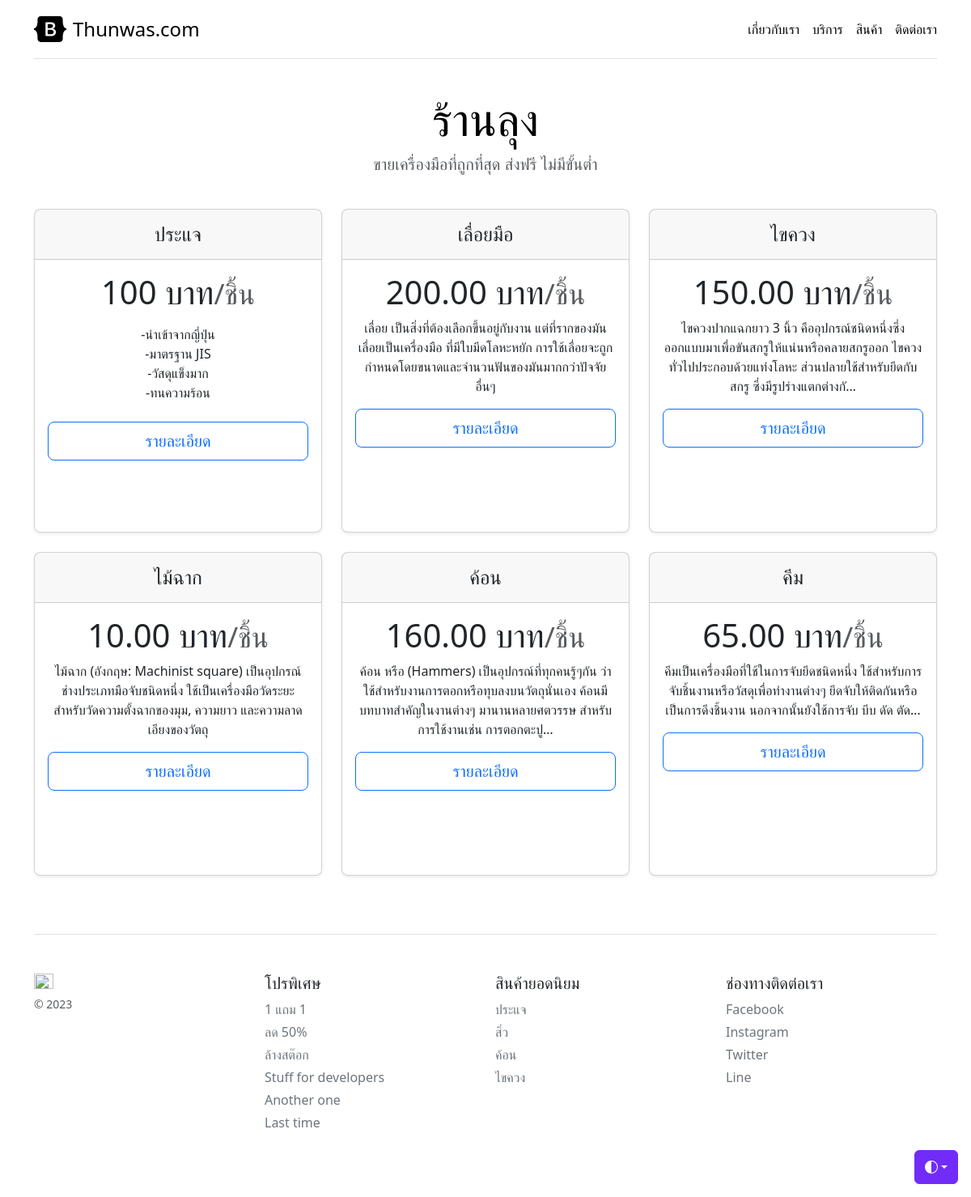
The page / on the database its author committed.
### myapp/models.py (models this page shows, shortened)
class Product(models.Model):
    name = models.CharField(max_length=255)
    price = models.DecimalField(max_digits=10, decimal_places=2, default=10)
    description = models.TextField(null=True, blank=True)
    image = models.ImageField(upload_to='product_images/', null=True, blank=True)
    created_at = models.DateTimeField(auto_now_add=True)
    updated_at = models.DateTimeField(auto_now=True)

### myapp/views.py (the view)
# urls.py: path('',  Homepage, name='home'), # localhost:8000
def Homepage(request):
    product = Product.objects.all()
    context = {'product':product}
    return render(request,'myapp/home.html',context)

### myapp/template/myapp/home.html (shortened to what this page needs)
{% extends 'myapp/base.html' %}
{% block content %}
<div class="pricing-header p-3 pb-md-4 mx-auto text-center">
    <h1 class="display-4 fw-normal text-body-emphasis">ร้านลุง</h1>
    <p class="fs-5 text-body-secondary">ขายเครื่องมือที่ถูกที่สุด ส่งฟรี ไม่มีขั้นต่ำ</p>
  </div>
<div class="row row-cols-1 row-cols-md-3 mb-3 text-center">
    <div class="col">
      <div class="card mb-4 rounded-3 shadow-sm"style="height: 400px; margin-bottom:15px;">
        <div class="card-header py-3">
          <h4 class="my-0 fw-normal">ประแจ</h4>
        </div>
        <div class="card-body">
          <h1 class="card-title pricing-card-title">100 บาท<small class="text-body-secondary fw-light">/ชิ้น</small></h1>
          <ul class="list-unstyled mt-3 mb-4">
            <li>-นำเข้าจากญี่ปุ่น</li>
            <li>-มาตรฐาน JIS</li>
            <li>-วัสดุแข็งมาก</li>
            <li>-ทนความร้อน</li>
          </ul>
          <button type="button" class="w-100 btn btn-lg btn-outline-primary">รายละเอียด</button>
        </div>
      </div>
    </div>
    {% for pd in product %}
    <div class="col">
        <div class="card mb-4 rounded-3 shadow-sm"style="height: 400px; margin-bottom:15px;">
          <div class="card-header py-3">
            <h4 class="my-0 fw-normal">{{pd.name}}</h4>
          </div>
          <div class="card-body">
            <h1 class="card-title pricing-card-title">{{pd.price}} บาท<small class="text-body-secondary fw-light">/ชิ้น</small></h1>
            <p>{{pd.description|truncatechars:150}}</p>
            <button type="button" class="w-100 btn btn-lg btn-outline-primary">รายละเอียด</button>
          </div>
        </div>
      </div>
      {% endfor %}
  </div>
{% endblock content %}

### myapp/template/myapp/base.html (shortened to what this page needs)
<!doctype html>
<html lang="en" data-bs-theme="auto">
  <head><script src="https://getbootstrap.com/docs/5.3/assets/js/color-modes.js"></script>
    <link rel="stylesheet" href="https://cdn.jsdelivr.net/npm/@docsearch/css@3">
<link href="https://getbootstrap.com/docs/5.3/dist/css/bootstrap.min.css" rel="stylesheet">
    <link href="https://getbootstrap.com/docs/5.3/examples/pricing/pricing.css" rel="stylesheet">
  </head>
  <body>
    <div class="dropdown position-fixed bottom-0 end-0 mb-3 me-3 bd-mode-toggle">
      <button class="btn btn-bd-primary py-2 dropdown-toggle d-flex align-items-center"
              id="bd-theme"
              type="button"
              aria-expanded="false"
              data-bs-toggle="dropdown"
              aria-label="Toggle theme (auto)">
        <svg class="bi my-1 theme-icon-active" width="1em" height="1em"><use href="#circle-half"></use></svg>
      </button>
    </div>
<div class="container py-3">
  <header>
    <div class="d-flex flex-column flex-md-row align-items-center pb-3 mb-4 border-bottom">
      <a href="{% url 'home' %}" class="d-flex align-items-center link-body-emphasis text-decoration-none">
        <span class="fs-4">Thunwas.com</span>
      </a>
      <nav class="d-inline-flex mt-2 mt-md-0 ms-md-auto">
        <a class="me-3 py-2 link-body-emphasis text-decoration-none" href="{% url 'about' %}">เกี่ยวกับเรา</a>
        <a class="me-3 py-2 link-body-emphasis text-decoration-none" href="{% url 'service' %}">บริการ</a>
        <a class="me-3 py-2 link-body-emphasis text-decoration-none" href="{% url 'products' %}">สินค้า</a>
        <a class="py-2 link-body-emphasis text-decoration-none" href="{% url 'contact' %}">ติดต่อเรา</a>
      </nav>
    </div>
  </header>
  <main>
    {% block content %}{% endblock content %}
  </main>
  <footer class="pt-4 my-md-5 pt-md-5 border-top">
    <div class="row">
      <div class="col-12 col-md">
        <img class="mb-2" src="https://getbootstrap.com/docs/5.3/assets/brand/bootstrap-logo.svg" alt="" width="24" height="19">
        <small class="d-block mb-3 text-body-secondary">&copy; 2023</small>
      </div>
      <div class="col-6 col-md">
        <h5>โปรพิเศษ</h5>
        <ul class="list-unstyled text-small">
          <li class="mb-1"><a class="link-secondary text-decoration-none" href="#">1 แถม 1</a></li>
          <li class="mb-1"><a class="link-secondary text-decoration-none" href="#">ลด 50%</a></li>
          <li class="mb-1"><a class="link-secondary text-decoration-none" href="#">ล้างสต๊อก</a></li>
          <li class="mb-1"><a class="link-secondary text-decoration-none" href="#">Stuff for developers</a></li>
          <li class="mb-1"><a class="link-secondary text-decoration-none" href="#">Another one</a></li>
          <li class="mb-1"><a class="link-secondary text-decoration-none" href="#">Last time</a></li>
        </ul>
      </div>
      <div class="col-6 col-md">
        <h5>สินค้ายอดนิยม</h5>
        <ul class="list-unstyled text-small">
          <li class="mb-1"><a class="link-secondary text-decoration-none" href="#">ประแจ</a></li>
          <li class="mb-1"><a class="link-secondary text-decoration-none" href="#">สิ่ว</a></li>
          <li class="mb-1"><a class="link-secondary text-decoration-none" href="#">ค้อน</a></li>
          <li class="mb-1"><a class="link-secondary text-decoration-none" href="#">ไขควง</a></li>
        </ul>
      </div>
      <div class="col-6 col-md">
        <h5>ช่องทางติดต่อเรา</h5>
        <ul class="list-unstyled text-small">
          <li class="mb-1"><a class="link-secondary text-decoration-none" href="#">Facebook</a></li>
          <li class="mb-1"><a class="link-secondary text-decoration-none" href="#">Instagram</a></li>
          <li class="mb-1"><a class="link-secondary text-decoration-none" href="#">Twitter</a></li>
          <li class="mb-1"><a class="link-secondary text-decoration-none" href="#">Line</a></li>
        </ul>
      </div>
    </div>
  </footer>
</div>
    </body>
</html>

### myapp/template/myapp/base.html (style rules this page uses)
.bi { vertical-align: -.125em; fill: currentColor; }
.btn-bd-primary { --bd-violet-bg: #712cf9; --bd-violet-rgb: 112.520718, 44.062154, 249.437846; --bs-btn-font-weight: 600; --bs-btn-color: var(--bs-white); --bs-btn-bg: var(--bd-violet-bg); --bs-btn-border-color: var(--bd-violet-bg); --bs-btn-hover-color: var(--bs-white); --bs-btn-hover-bg: #6528e0; --bs-btn-hover-border-color: #6528e0; --bs-btn-focus-shadow-rgb: var(--bd-violet-rgb); --bs-btn-active-color: var(--bs-btn-hover-color); --bs-btn-active-bg: #5a23c8; --bs-btn-active-border-color: #5a23c8; }
.bd-mode-toggle { z-index: 1500; }

### rows shown on the page
Product: name "เลื่อยมือ", price "200.00", description "เลื่อย เป็นสิ่งที่ต้องเลือกขึ้นอยู่กับงาน แต่ที่รากของมัน เลื่อยเป็นเครื่องมือ ที่มีใบมีดโลหะหยัก การใช้เลื่อยจะถูกกำหนดโดยขนาดและจำนวนฟันของมันมากกว่าปัจจัยอื่นๆ"
Product: name "ไขควง", price "150.00", description "ไขควงปากแฉกยาว 3 นิ้ว คืออุปกรณ์ชนิดหนึ่งซึ่งออกแบบมาเพื่อขันสกรูให้แน่นหรือคลายสกรูออก ไขควงทั่วไปประกอบด้วยแท่งโลหะ ส่วนปลายใช้สำหรับยึดกับสกรู ซึ่งมีรูปร่างแตกต่างกั…"
Product: name "ไม้ฉาก", price "10.00", description "ไม้ฉาก (อังกฤษ: Machinist square) เป็นอุปกรณ์ช่างประเภทมือจับชนิดหนึ่ง ใช้เป็นเครื่องมือวัดระยะ สำหรับวัดความตั้งฉากของมุม, ความยาว และความลาดเอียงของวัตถุ"
Product: name "ค้อน", price "160.00", description "ค้อน หรือ (Hammers) เป็นอุปกรณ์ที่ทุกคนรู้ๆกัน ว่าใช้สำหรับงานการตอกหรือทุบลงบนวัตถุนั่นเอง ค้อนมีบทบาทสำคัญในงานต่างๆ มานานหลายศตวรรษ สำหรับการใช้งานเช่น การตอกตะปู…"
Product: name "คีม", price "65.00", description "คีมเป็นเครื่องมือที่ใช้ในการจับยึดชนิดหนึ่ง ใช้สำหรับการจับชิ้นงานหรือวัสดุเพื่อทำงานต่างๆ ยึดจับให้ติดกันหรือเป็นการดึงชิ้นงาน นอกจากนั้นยังใช้การจับ บีบ ดัด ตัด…"
